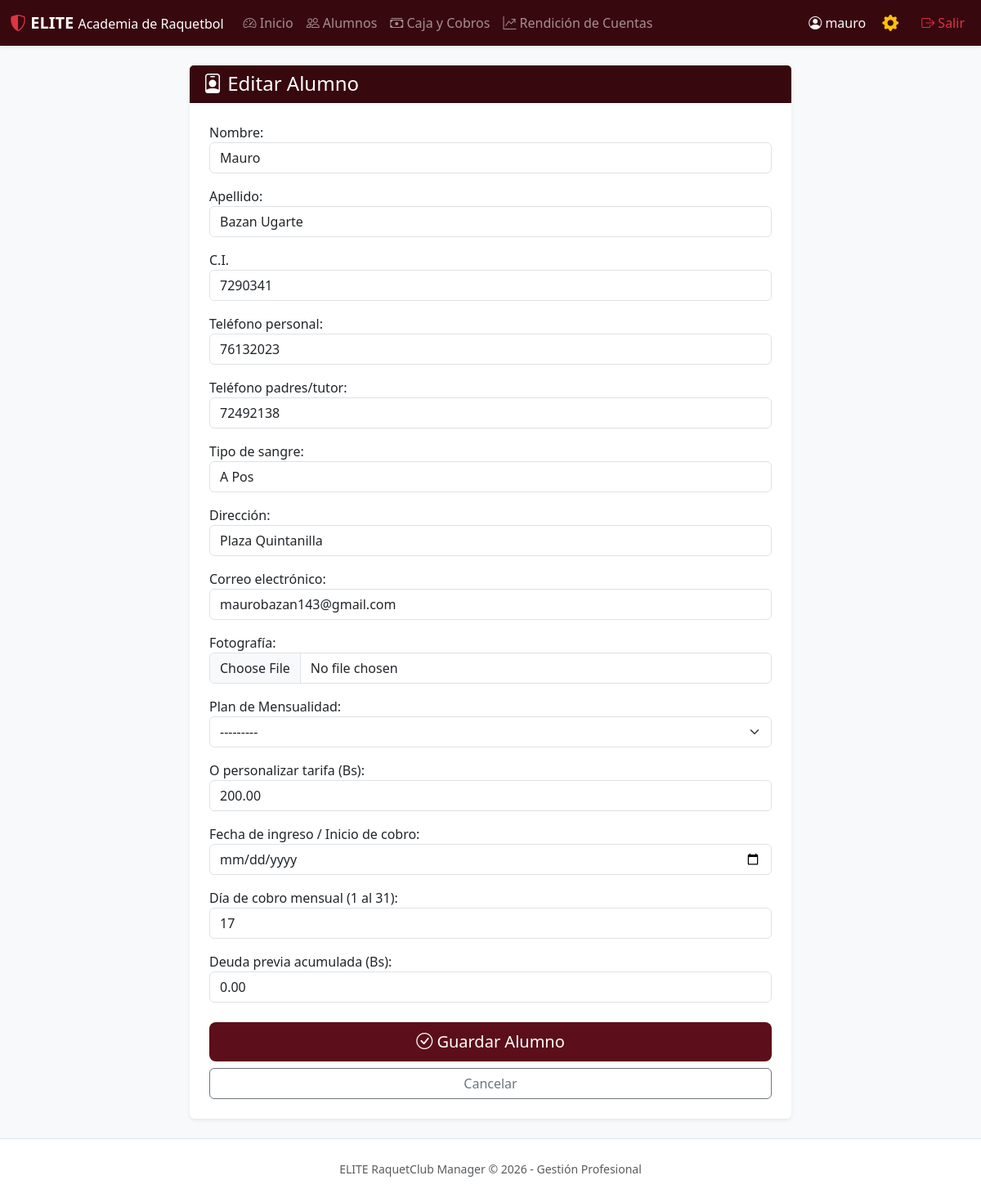
The page /jugadores/2/editar/ (signed in) on the database its author committed.
### club/models.py (models this page shows, shortened)
class Player(models.Model):
    first_name = models.CharField(max_length=100, verbose_name="Nombre")
    last_name = models.CharField(max_length=100, verbose_name="Apellido")
    ci = models.CharField(max_length=20, unique=True, blank=True, null=True, verbose_name="C.I.")
    phone = models.CharField(max_length=20, blank=True, verbose_name="Teléfono personal")
    parent_phone = models.CharField(max_length=20, blank=True, verbose_name="Teléfono padres/tutor")
    blood_type = models.CharField(max_length=5, blank=True, verbose_name="Tipo de sangre")
    address = models.CharField(max_length=255, blank=True, verbose_name="Dirección")
    email = models.EmailField(blank=True, verbose_name="Correo electrónico")
    photo = models.ImageField(upload_to='players/', blank=True, null=True, verbose_name="Fotografía")
    fee_plan = models.ForeignKey(
        FeePlan,
        on_delete=models.SET_NULL,
        null=True,
        blank=True,
        verbose_name="Plan de Mensualidad"
    )
    custom_monthly_fee = models.DecimalField(
        max_digits=10,
        decimal_places=2,
        default=Decimal('150.00'),
        validators=[MinValueValidator(Decimal('0.00'))],
        verbose_name="O personalizar tarifa (Bs)"
    )
    registration_date = models.DateField(default=date.today, verbose_name="Fecha de ingreso / Inicio de cobro")
    billing_day = models.PositiveIntegerField(
        default=1,
        validators=[MinValueValidator(1), MaxValueValidator(31)],
        verbose_name="Día de cobro mensual (1 al 31)"
    )
    initial_debt = models.DecimalField(
        max_digits=10,
        decimal_places=2,
        default=Decimal('0.00'),
        verbose_name="Deuda previa acumulada (Bs)"
    )
    is_active = models.BooleanField(default=True, verbose_name="Activo")
    class Meta:
        verbose_name = "Alumno"
        verbose_name_plural = "Alumnos"
        ordering = ["last_name", "first_name"]

### club/views.py (the view)
# urls.py: path('jugadores/<int:pk>/editar/', views.player_edit_view, name='player_edit'),
@login_required
def player_edit_view(request, pk):
    player = get_object_or_404(Player, pk=pk)
    if request.method == 'POST':
        form = PlayerForm(request.POST, request.FILES, instance=player)
        if form.is_valid():
            form.save()
            messages.success(request, f"Datos de {player.first_name} actualizados.")
            return redirect('player_detail', pk=player.pk)
    else:
        form = PlayerForm(instance=player)
    return render(request, 'club/player_form.html', {'form': form, 'title': 'Editar Alumno'})

### club/templates/club/player_form.html (shortened to what this page needs)
{% extends 'club/base.html' %}
{% block content %}
<div class="row justify-content-center">
    <div class="col-md-8">
        <div class="card shadow-sm border-0">
            <div class="card-header bg-elite-dark text-white">
                <h4 class="mb-0"><i class="bi bi-person-badge"></i> {{ title }}</h4>
            </div>
            <div class="card-body p-4">
                <form method="post" enctype="multipart/form-data">
                    {{ form.as_p }}
                    <div class="d-grid gap-2 mt-4">
                        <button type="submit" class="btn btn-elite btn-lg">
                            <i class="bi bi-check-circle"></i> Guardar Alumno
                        </button>
                        <a href="{% url 'player_list' %}" class="btn btn-outline-secondary">Cancelar</a>
                    </div>
                </form>
            </div>
        </div>
    </div>
</div>
{% endblock %}

### club/templates/club/base.html (shortened to what this page needs)
<!DOCTYPE html>
<html lang="es">
<head>
    <link href="https://cdn.jsdelivr.net/npm/bootstrap@5.3.2/dist/css/bootstrap.min.css" rel="stylesheet">
    <link rel="stylesheet" href="https://cdn.jsdelivr.net/npm/bootstrap-icons@1.11.1/font/bootstrap-icons.css">
</head>
<body class="bg-light d-flex flex-column min-vh-100">
    <nav class="navbar navbar-expand-lg navbar-dark bg-elite-dark shadow-sm">
        <div class="container-fluid">
            <a class="navbar-brand fw-bold" href="{% url 'home' %}">
                <i class="bi bi-shield-shaded text-danger"></i> ELITE <span class="fw-light fs-6">Academia de Raquetbol</span>
            </a>
            <div class="collapse navbar-collapse" id="navbarNav">
                <ul class="navbar-nav me-auto">
                    <li class="nav-item">
                        <a class="nav-link" href="{% url 'home' %}">
                            <i class="bi bi-speedometer2"></i> Inicio
                        </a>
                    </li>
                    <li class="nav-item">
                        <a class="nav-link" href="{% url 'player_list' %}">
                            <i class="bi bi-people"></i> Alumnos
                        </a>
                    </li>
                    <li class="nav-item">
                        <a class="nav-link" href="{% url 'pending_debts' %}">
                            <i class="bi bi-cash-stack"></i> Caja y Cobros
                        </a>
                    </li>
                    {% if user.is_superuser or user.groups.all.0.name == 'Dueno' %}
                    <li class="nav-item">
                        <a class="nav-link" href="{% url 'financial_report' %}">
                            <i class="bi bi-graph-up-arrow"></i> Rendición de Cuentas
                        </a>
                    </li>
                    {% endif %}
                </ul>
                <ul class="navbar-nav ms-auto align-items-center">
                    {% if user.is_authenticated %}
                        <li class="nav-item me-2">
                            <span class="nav-link text-light py-0">
                                <i class="bi bi-person-circle"></i> {{ user.username }}
                            </span>
                        </li>
                        {% if user.is_superuser or user.groups.all.0.name == 'Dueno' %}
                        <li class="nav-item me-3">
                            <a class="nav-link text-warning fs-5 px-1 py-0" href="{% url 'user_list' %}" title="Gestión de Usuarios y Personal">
                                <i class="bi bi-gear-fill"></i>
                            </a>
                        </li>
                        {% endif %}
                        <li class="nav-item">
                            <a class="nav-link text-danger py-0" href="{% url 'logout' %}">
                                <i class="bi bi-box-arrow-right"></i> Salir
                            </a>
                        </li>
                    {% else %}
                        <li class="nav-item">
                            <a class="nav-link" href="{% url 'login' %}">
                                <i class="bi bi-box-arrow-in-right"></i> Iniciar sesión
                            </a>
                        </li>
                    {% endif %}
                </ul>
            </div>
        </div>
    </nav>
    <main class="container my-4 flex-grow-1">
        {% block content %}
        {% endblock %}
    </main>
    <footer class="text-center text-muted py-4 mt-auto border-top bg-white">
        <small>ELITE RaquetClub Manager &copy; 2026 - Gestión Profesional</small>
    </footer>
</body>
</html>

### club/templates/club/base.html (style rules this page uses)
.bg-elite-dark { background-color: #38080f !important; }
.btn-elite { background-color: #5c0f1a; color: #fff; }

### rows shown on the page
Player: first_name "Mauro", last_name "Bazan Ugarte", ci "7290341", phone "76132023", parent_phone "72492138", blood_type "A Pos", address "Plaza Quintanilla", email "maurobazan143@gmail.com", fee_plan "---------", custom_monthly_fee "200.00", billing_day "17", initial_debt "0.00"

### other values the page prints
{{ user.username }} "mauro"
{{ title }} "Editar Alumno"
